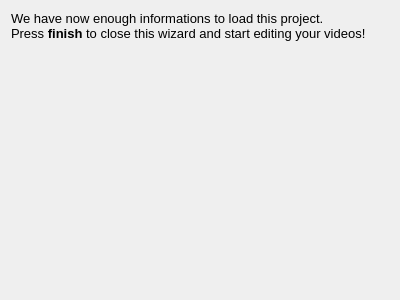
<?xml version="1.0" encoding="UTF-8"?>
<ui version="4.0">
 <class>OpenPage</class>
 <widget class="QWizardPage" name="OpenPage">
  <property name="geometry">
   <rect>
    <x>0</x>
    <y>0</y>
    <width>400</width>
    <height>300</height>
   </rect>
  </property>
  <property name="windowTitle">
   <string>WizardPage</string>
  </property>
  <layout class="QGridLayout" name="gridLayout">
   <item row="0" column="0">
    <widget class="QLabel" name="label">
     <property name="text">
      <string>&lt;!DOCTYPE HTML PUBLIC &quot;-//W3C//DTD HTML 4.0//EN&quot; &quot;http://www.w3.org/TR/REC-html40/strict.dtd&quot;&gt;
&lt;html&gt;&lt;head&gt;&lt;meta name=&quot;qrichtext&quot; content=&quot;1&quot; /&gt;&lt;style type=&quot;text/css&quot;&gt;
p, li { white-space: pre-wrap; }
&lt;/style&gt;&lt;/head&gt;&lt;body style=&quot; font-family:'Sans Serif'; font-size:10pt; font-weight:400; font-style:normal;&quot;&gt;
&lt;table border=&quot;0&quot; style=&quot;-qt-table-type: root; margin-top:4px; margin-bottom:4px; margin-left:4px; margin-right:4px;&quot;&gt;
&lt;tr&gt;
&lt;td style=&quot;border: none;&quot;&gt;
&lt;p style=&quot; margin-top:0px; margin-bottom:0px; margin-left:0px; margin-right:0px; -qt-block-indent:0; text-indent:0px;&quot;&gt;We have now enough informations to load this project.&lt;/p&gt;
&lt;p style=&quot; margin-top:0px; margin-bottom:0px; margin-left:0px; margin-right:0px; -qt-block-indent:0; text-indent:0px;&quot;&gt;Press &lt;span style=&quot; font-weight:600;&quot;&gt;finish&lt;/span&gt; to close this wizard and start editing your videos!&lt;/p&gt;&lt;/td&gt;&lt;/tr&gt;&lt;/table&gt;&lt;/body&gt;&lt;/html&gt;</string>
     </property>
     <property name="alignment">
      <set>Qt::AlignLeading|Qt::AlignLeft|Qt::AlignTop</set>
     </property>
    </widget>
   </item>
  </layout>
 </widget>
 <resources/>
 <connections/>
</ui>
